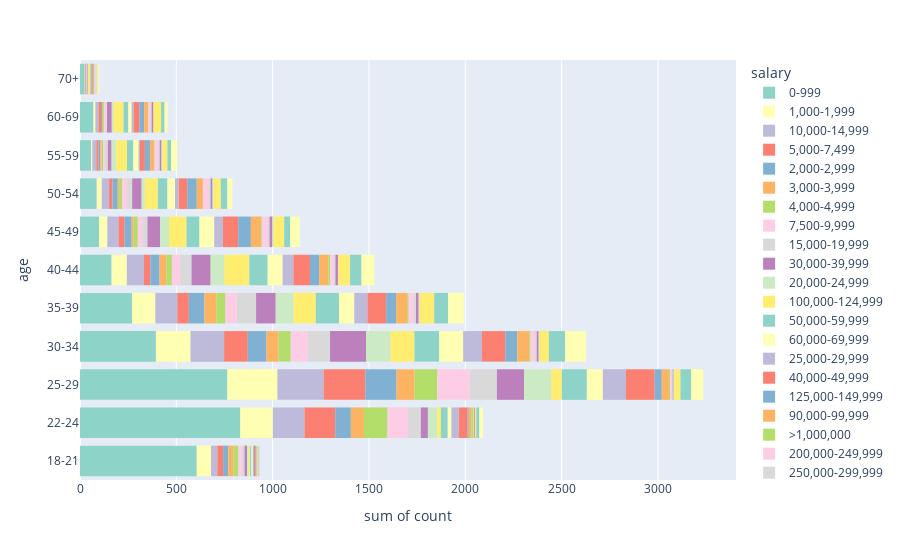

Notebook source saved alongside this figure:
### Code cell
fig = px.histogram(df7, y='age', color='salary', x='count',
                  color_discrete_sequence=px.colors.qualitative.Set3)
fig.show()

### Figure 1 — Plotly figure (JSON) as saved in the notebook; plotly's stock layout.template omitted (floating-point values rounded to 4 significant figures)
{"data": [{"alignmentgroup": "True", "bingroup": "y", "histfunc": "sum", "hovertemplate": "salary=0-999<br>sum of count=%{x}<br>age=%{y}<extra></extra>", "legendgroup": "0-999", "marker": {"color": "rgb(141,211,199)", "pattern": {"shape": ""}}, "name": "0-999", "offsetgroup": "0-999", "orientation": "h", "showlegend": true, "type": "histogram", "x": [606, 832, 765, 394, 270, 164, 99, 87, 58, 70, 24], "xaxis": "x", "y": ["18-21", "22-24", "25-29", "30-34", "35-39", "40-44", "45-49", "50-54", "55-59", "60-69", "70+"], "yaxis": "y"}, {"alignmentgroup": "True", "bingroup": "y", "histfunc": "sum", "hovertemplate": "salary=1,000-1,999<br>sum of count=%{x}<br>age=%{y}<extra></extra>", "legendgroup": "1,000-1,999", "marker": {"color": "rgb(255,255,179)", "pattern": {"shape": ""}}, "name": "1,000-1,999", "offsetgroup": "1,000-1,999", "orientation": "h", "showlegend": true, "type": "histogram", "x": [74, 169, 260, 180, 121, 79, 43, 26, 6, 10, 1], "xaxis": "x", "y": ["18-21", "22-24", "25-29", "30-34", "35-39", "40-44", "45-49", "50-54", "55-59", "60-69", "70+"], "yaxis": "y"}, {"alignmentgroup": "True", "bingroup": "y", "histfunc": "sum", "hovertemplate": "salary=10,000-14,999<br>sum of count=%{x}<br>age=%{y}<extra></extra>", "legendgroup": "10,000-14,999", "marker": {"color": "rgb(190,186,218)", "pattern": {"shape": ""}}, "name": "10,000-14,999", "offsetgroup": "10,000-14,999", "orientation": "h", "showlegend": true, "type": "histogram", "x": [33, 164, 240, 174, 114, 89, 58, 38, 21, 16, 3], "xaxis": "x", "y": ["18-21", "22-24", "25-29", "30-34", "35-39", "40-44", "45-49", "50-54", "55-59", "60-69", "70+"], "yaxis": "y"}, {"alignmentgroup": "True", "bingroup": "y", "histfunc": "sum", "hovertemplate": "salary=5,000-7,499<br>sum of count=%{x}<br>age=%{y}<extra></extra>", "legendgroup": "5,000-7,499", "marker": {"color": "rgb(251,128,114)", "pattern": {"shape": ""}}, "name": "5,000-7,499", "offsetgroup": "5,000-7,499", "orientation": "h", "showlegend": true, "type": "histogram", "x": [30, 160, 216, 123, 60, 33, 31, 18, 12, 13, 3], "xaxis": "x", "y": ["18-21", "22-24", "25-29", "30-34", "35-39", "40-44", "45-49", "50-54", "55-59", "60-69", "70+"], "yaxis": "y"}, {"alignmentgroup": "True", "bingroup": "y", "histfunc": "sum", "hovertemplate": "salary=2,000-2,999<br>sum of count=%{x}<br>age=%{y}<extra></extra>", "legendgroup": "2,000-2,999", "marker": {"color": "rgb(128,177,211)", "pattern": {"shape": ""}}, "name": "2,000-2,999", "offsetgroup": "2,000-2,999", "orientation": "h", "showlegend": true, "type": "histogram", "x": [27, 81, 162, 97, 81, 48, 37, 27, 8, 6, 1], "xaxis": "x", "y": ["18-21", "22-24", "25-29", "30-34", "35-39", "40-44", "45-49", "50-54", "55-59", "60-69", "70+"], "yaxis": "y"}, {"alignmentgroup": "True", "bingroup": "y", "histfunc": "sum", "hovertemplate": "salary=3,000-3,999<br>sum of count=%{x}<br>age=%{y}<extra></extra>", "legendgroup": "3,000-3,999", "marker": {"color": "rgb(253,180,98)", "pattern": {"shape": ""}}, "name": "3,000-3,999", "offsetgroup": "3,000-3,999", "orientation": "h", "showlegend": true, "type": "histogram", "x": [27, 68, 94, 63, 62, 35, 11, 7, 7, 5, 1], "xaxis": "x", "y": ["18-21", "22-24", "25-29", "30-34", "35-39", "40-44", "45-49", "50-54", "55-59", "60-69", "70+"], "yaxis": "y"}, {"alignmentgroup": "True", "bingroup": "y", "histfunc": "sum", "hovertemplate": "salary=4,000-4,999<br>sum of count=%{x}<br>age=%{y}<extra></extra>", "legendgroup": "4,000-4,999", "marker": {"color": "rgb(179,222,105)", "pattern": {"shape": ""}}, "name": "4,000-4,999", "offsetgroup": "4,000-4,999", "orientation": "h", "showlegend": true, "type": "histogram", "x": [25, 122, 118, 63, 47, 29, 21, 16, 8, 5, 2], "xaxis": "x", "y": ["18-21", "22-24", "25-29", "30-34", "35-39", "40-44", "45-49", "50-54", "55-59", "60-69", "70+"], "yaxis": "y"}, {"alignmentgroup": "True", "bingroup": "y", "histfunc": "sum", "hovertemplate": "salary=7,500-9,999<br>sum of count=%{x}<br>age=%{y}<extra></extra>", "legendgroup": "7,500-9,999", "marker": {"color": "rgb(252,205,229)", "pattern": {"shape": ""}}, "name": "7,500-9,999", "offsetgroup": "7,500-9,999", "orientation": "h", "showlegend": true, "type": "histogram", "x": [19, 107, 168, 89, 59, 43, 24, 25, 10, 6, 2], "xaxis": "x", "y": ["18-21", "22-24", "25-29", "30-34", "35-39", "40-44", "45-49", "50-54", "55-59", "60-69", "70+"], "yaxis": "y"}, {"alignmentgroup": "True", "bingroup": "y", "histfunc": "sum", "hovertemplate": "salary=15,000-19,999<br>sum of count=%{x}<br>age=%{y}<extra></extra>", "legendgroup": "15,000-19,999", "marker": {"color": "rgb(217,217,217)", "pattern": {"shape": ""}}, "name": "15,000-19,999", "offsetgroup": "15,000-19,999", "orientation": "h", "showlegend": true, "type": "histogram", "x": [13, 66, 141, 115, 100, 59, 26, 27, 15, 9, 2], "xaxis": "x", "y": ["18-21", "22-24", "25-29", "30-34", "35-39", "40-44", "45-49", "50-54", "55-59", "60-69", "70+"], "yaxis": "y"}, {"alignmentgroup": "True", "bingroup": "y", "histfunc": "sum", "hovertemplate": "salary=30,000-39,999<br>sum of count=%{x}<br>age=%{y}<extra></extra>", "legendgroup": "30,000-39,999", "marker": {"color": "rgb(188,128,189)", "pattern": {"shape": ""}}, "name": "30,000-39,999", "offsetgroup": "30,000-39,999", "orientation": "h", "showlegend": true, "type": "histogram", "x": [13, 37, 141, 187, 102, 99, 66, 49, 19, 25, 3], "xaxis": "x", "y": ["18-21", "22-24", "25-29", "30-34", "35-39", "40-44", "45-49", "50-54", "55-59", "60-69", "70+"], "yaxis": "y"}, {"alignmentgroup": "True", "bingroup": "y", "histfunc": "sum", "hovertemplate": "salary=20,000-24,999<br>sum of count=%{x}<br>age=%{y}<extra></extra>", "legendgroup": "20,000-24,999", "marker": {"color": "rgb(204,235,197)", "pattern": {"shape": ""}}, "name": "20,000-24,999", "offsetgroup": "20,000-24,999", "orientation": "h", "showlegend": true, "type": "histogram", "x": [9, 48, 141, 127, 93, 71, 46, 16, 24, 10, 2], "xaxis": "x", "y": ["18-21", "22-24", "25-29", "30-34", "35-39", "40-44", "45-49", "50-54", "55-59", "60-69", "70+"], "yaxis": "y"}, {"alignmentgroup": "True", "bingroup": "y", "histfunc": "sum", "hovertemplate": "salary=100,000-124,999<br>sum of count=%{x}<br>age=%{y}<extra></extra>", "legendgroup": "100,000-124,999", "marker": {"color": "rgb(255,237,111)", "pattern": {"shape": ""}}, "name": "100,000-124,999", "offsetgroup": "100,000-124,999", "orientation": "h", "showlegend": true, "type": "histogram", "x": [7, 19, 55, 124, 115, 130, 91, 68, 56, 51, 9], "xaxis": "x", "y": ["18-21", "22-24", "25-29", "30-34", "35-39", "40-44", "45-49", "50-54", "55-59", "60-69", "70+"], "yaxis": "y"}, {"alignmentgroup": "True", "bingroup": "y", "histfunc": "sum", "hovertemplate": "salary=50,000-59,999<br>sum of count=%{x}<br>age=%{y}<extra></extra>", "legendgroup": "50,000-59,999", "marker": {"color": "rgb(141,211,199)", "pattern": {"shape": ""}}, "name": "50,000-59,999", "offsetgroup": "50,000-59,999", "orientation": "h", "showlegend": true, "type": "histogram", "x": [7, 36, 130, 129, 121, 95, 67, 50, 33, 25, 4], "xaxis": "x", "y": ["18-21", "22-24", "25-29", "30-34", "35-39", "40-44", "45-49", "50-54", "55-59", "60-69", "70+"], "yaxis": "y"}, {"alignmentgroup": "True", "bingroup": "y", "histfunc": "sum", "hovertemplate": "salary=60,000-69,999<br>sum of count=%{x}<br>age=%{y}<extra></extra>", "legendgroup": "60,000-69,999", "marker": {"color": "rgb(255,255,179)", "pattern": {"shape": ""}}, "name": "60,000-69,999", "offsetgroup": "60,000-69,999", "orientation": "h", "showlegend": true, "type": "histogram", "x": [7, 19, 83, 124, 79, 78, 77, 39, 27, 17, 1], "xaxis": "x", "y": ["18-21", "22-24", "25-29", "30-34", "35-39", "40-44", "45-49", "50-54", "55-59", "60-69", "70+"], "yaxis": "y"}, {"alignmentgroup": "True", "bingroup": "y", "histfunc": "sum", "hovertemplate": "salary=25,000-29,999<br>sum of count=%{x}<br>age=%{y}<extra></extra>", "legendgroup": "25,000-29,999", "marker": {"color": "rgb(190,186,218)", "pattern": {"shape": ""}}, "name": "25,000-29,999", "offsetgroup": "25,000-29,999", "orientation": "h", "showlegend": true, "type": "histogram", "x": [6, 39, 120, 97, 68, 56, 45, 20, 7, 11, 1], "xaxis": "x", "y": ["18-21", "22-24", "25-29", "30-34", "35-39", "40-44", "45-49", "50-54", "55-59", "60-69", "70+"], "yaxis": "y"}, {"alignmentgroup": "True", "bingroup": "y", "histfunc": "sum", "hovertemplate": "salary=40,000-49,999<br>sum of count=%{x}<br>age=%{y}<extra></extra>", "legendgroup": "40,000-49,999", "marker": {"color": "rgb(251,128,114)", "pattern": {"shape": ""}}, "name": "40,000-49,999", "offsetgroup": "40,000-49,999", "orientation": "h", "showlegend": true, "type": "histogram", "x": [6, 45, 149, 122, 97, 86, 79, 44, 26, 30, 4], "xaxis": "x", "y": ["18-21", "22-24", "25-29", "30-34", "35-39", "40-44", "45-49", "50-54", "55-59", "60-69", "70+"], "yaxis": "y"}, {"alignmentgroup": "True", "bingroup": "y", "histfunc": "sum", "hovertemplate": "salary=125,000-149,999<br>sum of count=%{x}<br>age=%{y}<extra></extra>", "legendgroup": "125,000-149,999", "marker": {"color": "rgb(128,177,211)", "pattern": {"shape": ""}}, "name": "125,000-149,999", "offsetgroup": "125,000-149,999", "orientation": "h", "showlegend": true, "type": "histogram", "x": [4, 6, 37, 62, 52, 48, 66, 49, 27, 24, 4], "xaxis": "x", "y": ["18-21", "22-24", "25-29", "30-34", "35-39", "40-44", "45-49", "50-54", "55-59", "60-69", "70+"], "yaxis": "y"}, {"alignmentgroup": "True", "bingroup": "y", "histfunc": "sum", "hovertemplate": "salary=90,000-99,999<br>sum of count=%{x}<br>age=%{y}<extra></extra>", "legendgroup": "90,000-99,999", "marker": {"color": "rgb(253,180,98)", "pattern": {"shape": ""}}, "name": "90,000-99,999", "offsetgroup": "90,000-99,999", "orientation": "h", "showlegend": true, "type": "histogram", "x": [4, 13, 37, 62, 57, 47, 52, 32, 20, 20, 6], "xaxis": "x", "y": ["18-21", "22-24", "25-29", "30-34", "35-39", "40-44", "45-49", "50-54", "55-59", "60-69", "70+"], "yaxis": "y"}, {"alignmentgroup": "True", "bingroup": "y", "histfunc": "sum", "hovertemplate": "salary=>1,000,000<br>sum of count=%{x}<br>age=%{y}<extra></extra>", "legendgroup": ">1,000,000", "marker": {"color": "rgb(179,222,105)", "pattern": {"shape": ""}}, "name": ">1,000,000", "offsetgroup": ">1,000,000", "orientation": "h", "showlegend": true, "type": "histogram", "x": [4, 12, 6, 7, 8, 10, 5, 3, 1, 2], "xaxis": "x", "y": ["18-21", "22-24", "25-29", "30-34", "35-39", "40-44", "45-49", "55-59", "60-69", "70+"], "yaxis": "y"}, {"alignmentgroup": "True", "bingroup": "y", "histfunc": "sum", "hovertemplate": "salary=200,000-249,999<br>sum of count=%{x}<br>age=%{y}<extra></extra>", "legendgroup": "200,000-249,999", "marker": {"color": "rgb(252,205,229)", "pattern": {"shape": ""}}, "name": "200,000-249,999", "offsetgroup": "200,000-249,999", "orientation": "h", "showlegend": true, "type": "histogram", "x": [2, 2, 10, 23, 27, 18, 31, 28, 19, 10, 7], "xaxis": "x", "y": ["18-21", "22-24", "25-29", "30-34", "35-39", "40-44", "45-49", "50-54", "55-59", "60-69", "70+"], "yaxis": "y"}, {"alignmentgroup": "True", "bingroup": "y", "histfunc": "sum", "hovertemplate": "salary=250,000-299,999<br>sum of count=%{x}<br>age=%{y}<extra></extra>", "legendgroup": "250,000-299,999", "marker": {"color": "rgb(217,217,217)", "pattern": {"shape": ""}}, "name": "250,000-299,999", "offsetgroup": "250,000-299,999", "orientation": "h", "showlegend": true, "type": "histogram", "x": [2, 1, 4, 9, 11, 9, 9, 12, 8, 8, 2], "xaxis": "x", "y": ["18-21", "22-24", "25-29", "30-34", "35-39", "40-44", "45-49", "50-54", "55-59", "60-69", "70+"], "yaxis": "y"}, {"alignmentgroup": "True", "bingroup": "y", "histfunc": "sum", "hovertemplate": "salary=300,000-499,999<br>sum of count=%{x}<br>age=%{y}<extra></extra>", "legendgroup": "300,000-499,999", "marker": {"color": "rgb(188,128,189)", "pattern": {"shape": ""}}, "name": "300,000-499,999", "offsetgroup": "300,000-499,999", "orientation": "h", "showlegend": true, "type": "histogram", "x": [2, 4, 4, 10, 14, 13, 15, 10, 9, 9, 1], "xaxis": "x", "y": ["18-21", "22-24", "25-29", "30-34", "35-39", "40-44", "45-49", "50-54", "55-59", "60-69", "70+"], "yaxis": "y"}, {"alignmentgroup": "True", "bingroup": "y", "histfunc": "sum", "hovertemplate": "salary=500,000-999,999<br>sum of count=%{x}<br>age=%{y}<extra></extra>", "legendgroup": "500,000-999,999", "marker": {"color": "rgb(204,235,197)", "pattern": {"shape": ""}}, "name": "500,000-999,999", "offsetgroup": "500,000-999,999", "orientation": "h", "showlegend": true, "type": "histogram", "x": [2, 4, 4, 5, 2, 6, 5, 4], "xaxis": "x", "y": ["18-21", "25-29", "30-34", "35-39", "40-44", "45-49", "50-54", "55-59"], "yaxis": "y"}, {"alignmentgroup": "True", "bingroup": "y", "histfunc": "sum", "hovertemplate": "salary=150,000-199,999<br>sum of count=%{x}<br>age=%{y}<extra></extra>", "legendgroup": "150,000-199,999", "marker": {"color": "rgb(255,237,111)", "pattern": {"shape": ""}}, "name": "150,000-199,999", "offsetgroup": "150,000-199,999", "orientation": "h", "showlegend": true, "type": "histogram", "x": [1, 7, 32, 49, 76, 61, 55, 38, 27, 40, 6], "xaxis": "x", "y": ["18-21", "22-24", "25-29", "30-34", "35-39", "40-44", "45-49", "50-54", "55-59", "60-69", "70+"], "yaxis": "y"}, {"alignmentgroup": "True", "bingroup": "y", "histfunc": "sum", "hovertemplate": "salary=80,000-89,999<br>sum of count=%{x}<br>age=%{y}<extra></extra>", "legendgroup": "80,000-89,999", "marker": {"color": "rgb(141,211,199)", "pattern": {"shape": ""}}, "name": "80,000-89,999", "offsetgroup": "80,000-89,999", "orientation": "h", "showlegend": true, "type": "histogram", "x": [1, 16, 56, 84, 72, 59, 31, 34, 19, 18, 1], "xaxis": "x", "y": ["18-21", "22-24", "25-29", "30-34", "35-39", "40-44", "45-49", "50-54", "55-59", "60-69", "70+"], "yaxis": "y"}, {"alignmentgroup": "True", "bingroup": "y", "histfunc": "sum", "hovertemplate": "salary=70,000-79,999<br>sum of count=%{x}<br>age=%{y}<extra></extra>", "legendgroup": "70,000-79,999", "marker": {"color": "rgb(255,255,179)", "pattern": {"shape": ""}}, "name": "70,000-79,999", "offsetgroup": "70,000-79,999", "orientation": "h", "showlegend": true, "type": "histogram", "x": [19, 62, 108, 81, 67, 50, 26, 31, 15, 5], "xaxis": "x", "y": ["22-24", "25-29", "30-34", "35-39", "40-44", "45-49", "50-54", "55-59", "60-69", "70+"], "yaxis": "y"}], "layout": {"barmode": "relative", "legend": {"title": {"text": "salary"}, "tracegroupgap": 0}, "margin": {"t": 60}, "xaxis": {"anchor": "y", "domain": [0, 1], "title": {"text": "sum of count"}}, "yaxis": {"anchor": "x", "domain": [0, 1], "title": {"text": "age"}}}}
